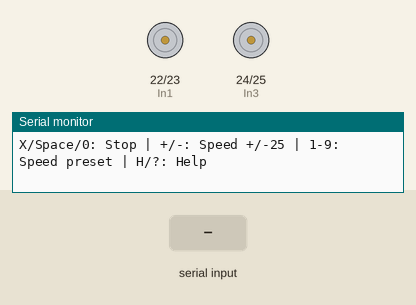
A program run on a simulated Arduino Mega 2560, built with avr-gcc and run on an emulated ATmega2560. Parts: motor-driver pin pairs drawn as motors (green arrow = first pin HIGH = forward, orange = second pin HIGH = backward, longer = more drive, scaled by the enable pin), the last lines printed to the serial monitor. The test bench sets the inputs (shaded band).

Above: at 1.2 s.
1.3 s: "S\n" received over Serial
2.8 s: "a\n" received over Serial
4.3 s: "w90\n" received over the second serial link
5.8 s: "w90\n" received over Serial
7.3 s: "w,45\n" received over Serial
At 8.5 s:
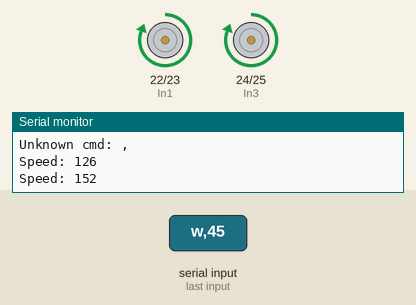
8.8 s: "S\n" received over the second serial link
At 9.8 s:
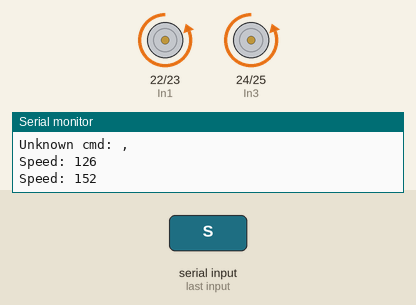
Timing chart, 0 to 11.3 s (numbered marks = the images above; inputs shaded):
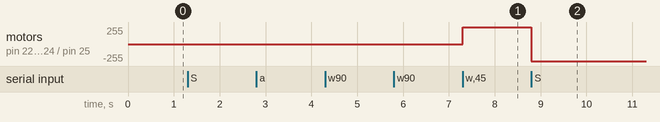

The program:

main.cpp
```cpp
#include <Arduino.h>


#define PinResetButton 0

// MOTOR CONTROLLERS
#define EnA 20
#define EnB 21
#define In1 22
#define In2 23
#define In3 24
#define In4 25

struct Motor{
  int EnginePin;
  int Input1;
  int Input2;
};


#define FORWARD 1
#define BACKWARD -1

Motor Motor1 = {EnA, In1, In2};
Motor Motor2 = {EnB, In3, In4};

#define turnspeed 50
#define forwardspeed 100

// IFRARED SENSORS
#define IR1_PIN 30
#define IR1_PIN 31
#define IR3_PIN 32

// infrared sensors ArrayLookup likely to change so I will use it as variables
#define left 1
#define middle 0
#define right 2

int IRCurrentSensorsValues[3] = {0,0,0};
int IRPastSensorsValues[3] = {0,0,0};
int IRSensorDifferenceValues[3] = {0,0,0};
int IRSensorsPins[3] = {IR1_PIN, IR1_PIN, IR3_PIN};

// used in checking which state is correct
int timer =0;

enum States {
  StartBlock,
  FollowLine,
  PauseBlock,
  CheckBlock,
  EndBlock,
  Manual,
};
States CarState=Manual;

void _PauseBlock();
void _FollowLine();

// MANUAL CONTROL & BLUETOOTH (Arduino Mega 2560 Serial1: RX1=19, TX1=18)
#define BT_SERIAL Serial1
#define BT_BAUD 9600
int manualSpeed = forwardspeed;

void _ManualControl();
void MoveBackward();
void StopMotors();
void ProcessManualCommand(char cmd, Stream& port);
void PrintManualHelp(Stream& port);

void setup() {
  Serial.begin(115200);
  BT_SERIAL.begin(BT_BAUD);

  pinMode(EnA, OUTPUT);
  pinMode(EnB, OUTPUT);
  pinMode(In1, OUTPUT);
  pinMode(In2, OUTPUT);
  pinMode(In3, OUTPUT);
  pinMode(In4, OUTPUT);
  StopMotors();

  PrintManualHelp(Serial);
  PrintManualHelp(BT_SERIAL);
}

void loop() {
  switch (CarState)
  {
  case StartBlock:
    break;
  case FollowLine:
    _FollowLine();
    break;
  case PauseBlock:
   _PauseBlock();
    break;
  case EndBlock:
    break;
  case Manual:
    _ManualControl();
    break;
  }


}

void SetMotorRaw(Motor motor, int direction, int motorspeed=100){
  if (direction == FORWARD) {
      digitalWrite(motor.Input1 ,HIGH);
      digitalWrite(motor.Input2,LOW);
      analogWrite(motor.EnginePin, motorspeed);
    } else {
      digitalWrite(motor.Input1, LOW);
      digitalWrite(motor.Input2, HIGH);
      analogWrite(motor.EnginePin, motorspeed);
    };
};

void StopMotor(Motor motor){
  digitalWrite(motor.Input1, LOW);
  digitalWrite(motor.Input2, LOW);
}

void StopMotors(){
  StopMotor(Motor1);
  StopMotor(Motor2);
}

void MoveForward(){
  SetMotorRaw(Motor1, FORWARD, forwardspeed);
  SetMotorRaw(Motor2, FORWARD, forwardspeed);
}

void MoveBackward(){
  SetMotorRaw(Motor1, BACKWARD, manualSpeed);
  SetMotorRaw(Motor2, BACKWARD, manualSpeed);
}

void TurnLeft(){
  SetMotorRaw(Motor1, FORWARD, turnspeed);
  SetMotorRaw(Motor2, BACKWARD, turnspeed);
}

void TurnRight(){
  SetMotorRaw(Motor1, FORWARD, turnspeed);
  SetMotorRaw(Motor2, BACKWARD, turnspeed);
}


void ReadIRSensor(){
  for(int i=0; i<3;i++){
    IRPastSensorsValues[i]= IRCurrentSensorsValues[i];
    IRCurrentSensorsValues[i] = digitalRead(IRSensorsPins[i]);
    IRSensorDifferenceValues[i] = IRCurrentSensorsValues[i] - IRPastSensorsValues[i];
  }

}
void _FollowLine(){
  ReadIRSensor();

  if(IRCurrentSensorsValues[left]!=0 && IRCurrentSensorsValues[middle] !=0 && IRCurrentSensorsValues[right] !=0){
    StopMotors();
    CarState=CheckBlock;
    timer = 0;
    return;
  }
  // here Check if it needs to turn or change state or
  if (IRCurrentSensorsValues[left]==0 && IRCurrentSensorsValues[right]==0){
    MoveForward();
  }
  else if (IRCurrentSensorsValues[left]!=0 && IRCurrentSensorsValues[right]==0){
    // turn right
    TurnRight();
  }
  else if (IRCurrentSensorsValues[left]==0 && IRCurrentSensorsValues[right]!=0){
    // turn left
    TurnLeft();
  }


}

void _CheckBlock(){
  MoveForward();
  delay(100);
  StopMotors();
  ReadIRSensor();
  if(IRCurrentSensorsValues[left]!=0 && IRCurrentSensorsValues[middle] !=0 && IRCurrentSensorsValues[right] !=0){
    CarState=PauseBlock;
    return;
  }
  MoveForward();
  delay(100);
  StopMotors();
  ReadIRSensor();
  if(IRCurrentSensorsValues[left]!=0 && IRCurrentSensorsValues[middle] !=0 && IRCurrentSensorsValues[right] !=0){
    CarState=EndBlock;
    return;
  }


}

void _PauseBlock(){

}


// BELOW ARE ONLY MANUAL COMMAND FUNCTIONS
void PrintManualHelp(Stream& port){
  port.println(F("=== Manual Control Ready ==="));
  port.println(F("W/F: Forward | S/B: Backward | A/L: Left | D/R: Right"));
  port.println(F("X/Space/0: Stop | +/-: Speed +/-25 | 1-9: Speed preset | H/?: Help"));
}

void ProcessManualCommand(char cmd, Stream& port){
  if (cmd == '\r' || cmd == '\n') {
    return;
  }

  switch (cmd) {
    case 'w':
    case 'W':
    case 'f':
    case 'F':
      SetMotorRaw(Motor1, FORWARD, manualSpeed);
      SetMotorRaw(Motor2, FORWARD, manualSpeed);
      port.print(F("Forward @ "));
      port.println(manualSpeed);
      break;

    case 's':
    case 'S':
    case 'b':
    case 'B':
      MoveBackward();
      port.print(F("Backward @ "));
      port.println(manualSpeed);
      break;

    case 'a':
    case 'A':
    case 'l':
    case 'L':
      SetMotorRaw(Motor1, FORWARD, manualSpeed);
      SetMotorRaw(Motor2, BACKWARD, manualSpeed);
      port.print(F("Turn Left @ "));
      port.println(manualSpeed);
      break;

    case 'd':
    case 'D':
    case 'r':
    case 'R':
      SetMotorRaw(Motor1, BACKWARD, manualSpeed);
      SetMotorRaw(Motor2, FORWARD, manualSpeed);
      port.print(F("Turn Right @ "));
      port.println(manualSpeed);
      break;

    case 'x':
    case 'X':
    case ' ':
    case '0':
      StopMotors();
      port.println(F("Stopped"));
      break;

    case '+':
    case '=':
      manualSpeed = min(255, manualSpeed + 25);
      port.print(F("Speed: "));
      port.println(manualSpeed);
      break;

    case '-':
    case '_':
      manualSpeed = max(0, manualSpeed - 25);
      port.print(F("Speed: "));
      port.println(manualSpeed);
      break;

    case '1' ... '9':
      manualSpeed = map(cmd - '0', 1, 9, 50, 255);
      port.print(F("Speed: "));
      port.println(manualSpeed);
      break;

    case 'h':
    case 'H':
    case '?':
      PrintManualHelp(port);
      break;

    default:
      port.print(F("Unknown cmd: "));
      port.println(cmd);
      break;
  }
}

void _ManualControl(){
  while (Serial.available() > 0) {
    char cmd = static_cast<char>(Serial.read());
    ProcessManualCommand(cmd, Serial);
  }
  while (BT_SERIAL.available() > 0) {
    char cmd = static_cast<char>(BT_SERIAL.read());
    ProcessManualCommand(cmd, BT_SERIAL);
  }
}
```

Measured:
- after the input at 7.3 s, motor on pin 22 (In1) / pin 23 (In2), motor on pin 24 (In3) / pin 25 (In4): stopped → forward 255/255 at once
- after the input at 8.8 s, motor on pin 22 (In1) / pin 23 (In2), motor on pin 24 (In3) / pin 25 (In4): forward 255/255 → backward 255/255 at once
